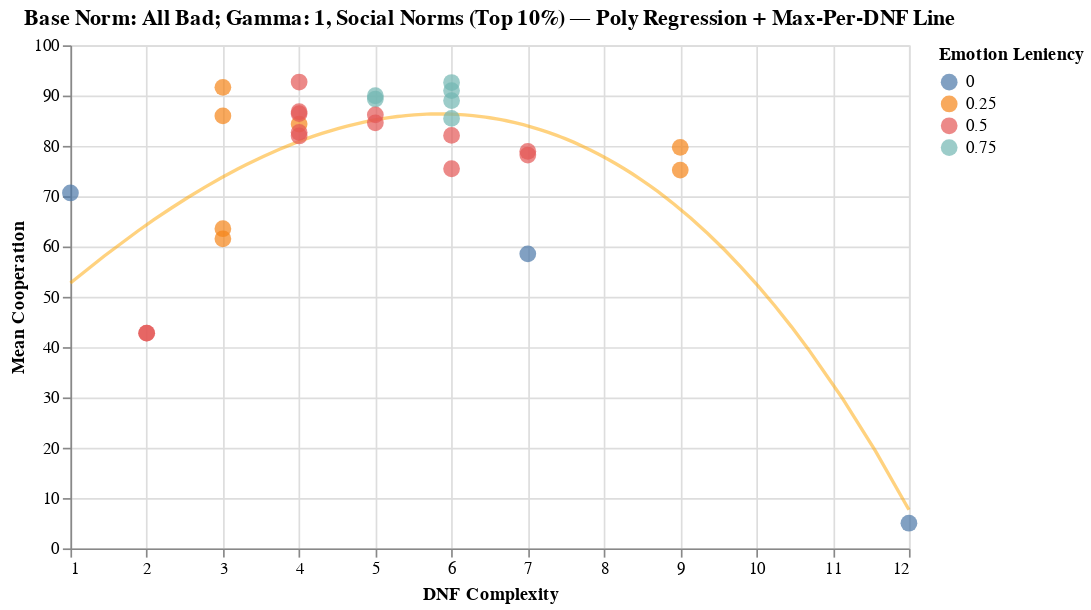

This figure's notebook cell:
### Markdown cell above
## 📊 Emergent Norms: DNF Complexity vs Cooperation  
This section selects a **base social norm** (e.g., Image Scoring, Stern Judging) and visualizes how all **emergent 8-bit norms** derived from it perform.

For each emergent norm:
- All simulation runs are grouped.
- The **mean cooperation ratio** is computed.
- The **DNF complexity** (number of literals in simplified DNF) is retrieved.

The scatterplot shows:
- **x-axis:** DNF complexity  
- **y-axis:** mean cooperation  
- **each point:** one emergent 8-bit social norm  

This helps reveal which evolved norms are both **simple** and **highly cooperative** under a chosen base norm.

### Code cell
# =============================
#   Scatterplot by Base Norm
# =============================

# 1. Choose base norm
chosen_base_norm = "All Bad"
chosen_gamma = 1

# Filter relevant runs
filtered = merged_df[merged_df["base_social_norm"] == chosen_base_norm].copy()
filtered = filtered[filtered.Z == 50]
filtered = filtered[filtered.gens == 1000]
filtered = filtered[filtered.gamma_center == chosen_gamma]
filtered = filtered[filtered.Emotion_Leniency != 1]

# 2. Average all runs per emergent norm
grouped = (
    filtered.groupby(["8bit_vector", "DNF_literals", "Emotion_Leniency"], as_index=False)
            .agg(mean_coop=("average_cooperation", "mean"))
)

# 3. Keep only the top 10% for each DNF complexity
def top_10_percent(df):
    if len(df) == 0:
        return df
    cutoff = np.quantile(df["mean_coop"], 0.9)
    return df[df["mean_coop"] >= cutoff]

grouped_top = (
    grouped.groupby("DNF_literals", group_keys=False)
           .apply(top_10_percent)
)

# NEW: Highest value per DNF (one per group)
top_per_dnf = (
    grouped_top.loc[grouped_top.groupby("DNF_literals")["mean_coop"].idxmax()]
)

# Scatter plot
scatter = (
    alt.Chart(grouped_top)
    .mark_circle(size=100)
    .encode(
        x=alt.X("DNF_literals:Q", title="DNF Complexity"),
        y=alt.Y("mean_coop:Q", title="Mean Cooperation",
                scale=alt.Scale(domain=[0, 100])),
        color=alt.Color("Emotion_Leniency:N", title="Emotion Leniency"),
        tooltip=[
            "8bit_vector",
            "DNF_literals",
            "Emotion_Leniency",
            alt.Tooltip("mean_coop:Q", format=".4f")
        ]
    )
)

# Polynomial regression (degree 2)
poly_reg = (
    alt.Chart(grouped_top)
    .transform_regression(
        "DNF_literals",
        "mean_coop",
        method="poly"
    )
    .mark_line(size=2, color="orange", opacity=0.5)
    .encode(
        x="DNF_literals:Q",
        y="mean_coop:Q"
    )
)

# NEW: Line connecting the top points
topline = (
    alt.Chart(top_per_dnf)
    .mark_line(point=True, size=2, color="gray", opacity=0.8)
    .encode(
        x="DNF_literals:Q",
        y="mean_coop:Q",
        tooltip=["DNF_literals", "mean_coop"]
    )
)

# Combine
plot = (
    (poly_reg + scatter)
    .properties(
        width=500,
        height=300,
        title=f"Base Norm: {chosen_base_norm}; Gamma: {chosen_gamma}, Social Norms (Top 10%) — Poly Regression + Max-Per-DNF Line"
    )
)

plot

### Figure 1 — Vega-Lite specification as saved in the notebook (floating-point values rounded to 4 significant figures)
{"config": {"view": {"continuousWidth": 400, "continuousHeight": 300}}, "layer": [{"mark": {"type": "line", "color": "orange", "opacity": 0.5, "size": 2}, "encoding": {"x": {"field": "DNF_literals", "type": "quantitative"}, "y": {"field": "mean_coop", "type": "quantitative"}}, "transform": [{"on": "DNF_literals", "regression": "mean_coop", "method": "poly"}]}, {"mark": {"type": "circle", "size": 100}, "encoding": {"color": {"field": "Emotion_Leniency", "title": "Emotion Leniency", "type": "nominal"}, "tooltip": [{"field": "8bit_vector", "type": "nominal"}, {"field": "DNF_literals", "type": "quantitative"}, {"field": "Emotion_Leniency", "type": "quantitative"}, {"field": "mean_coop", "format": ".4f", "type": "quantitative"}], "x": {"field": "DNF_literals", "title": "DNF Complexity", "type": "quantitative"}, "y": {"field": "mean_coop", "scale": {"domain": [0, 100]}, "title": "Mean Cooperation", "type": "quantitative"}}}], "data": {"name": "data-aaf4b1be5eaf7020acda79487ac5ee23"}, "height": 300, "title": "Base Norm: All Bad; Gamma: 1, Social Norms (Top 10%) — Poly Regression + Max-Per-DNF Line", "width": 500, "$schema": "https://vega.github.io/schema/vega-lite/v4.17.0.json", "datasets": {"data-aaf4b1be5eaf7020acda79487ac5ee23": [{"8bit_vector": "10101010", "DNF_literals": 1, "Emotion_Leniency": 0.0, "mean_coop": 70.64}, {"8bit_vector": "01011111", "DNF_literals": 2, "Emotion_Leniency": 0.5, "mean_coop": 42.78}, {"8bit_vector": "10101111", "DNF_literals": 2, "Emotion_Leniency": 0.5, "mean_coop": 42.79}, {"8bit_vector": "01010111", "DNF_literals": 3, "Emotion_Leniency": 0.25, "mean_coop": 63.54}, {"8bit_vector": "10101011", "DNF_literals": 3, "Emotion_Leniency": 0.25, "mean_coop": 61.53}, {"8bit_vector": "11010101", "DNF_literals": 3, "Emotion_Leniency": 0.25, "mean_coop": 85.96}, {"8bit_vector": "11101010", "DNF_literals": 3, "Emotion_Leniency": 0.25, "mean_coop": 91.64}, {"8bit_vector": "10001010", "DNF_literals": 4, "Emotion_Leniency": 0.25, "mean_coop": 84.33}, {"8bit_vector": "10001011", "DNF_literals": 4, "Emotion_Leniency": 0.5, "mean_coop": 81.98}, {"8bit_vector": "11000101", "DNF_literals": 4, "Emotion_Leniency": 0.5, "mean_coop": 92.69}, {"8bit_vector": "11001010", "DNF_literals": 4, "Emotion_Leniency": 0.5, "mean_coop": 86.8}, {"8bit_vector": "11010001", "DNF_literals": 4, "Emotion_Leniency": 0.5, "mean_coop": 86.41}, {"8bit_vector": "11100010", "DNF_literals": 4, "Emotion_Leniency": 0.5, "mean_coop": 82.69}, {"8bit_vector": "01000011", "DNF_literals": 5, "Emotion_Leniency": 0.75, "mean_coop": 89.32}, {"8bit_vector": "10000011", "DNF_literals": 5, "Emotion_Leniency": 0.75, "mean_coop": 89.97}, {"8bit_vector": "11010111", "DNF_literals": 5, "Emotion_Leniency": 0.5, "mean_coop": 86.17}, {"8bit_vector": "11101011", "DNF_literals": 5, "Emotion_Leniency": 0.5, "mean_coop": 84.58}, {"8bit_vector": "01000001", "DNF_literals": 6, "Emotion_Leniency": 0.5, "mean_coop": 82.08}, {"8bit_vector": "10000010", "DNF_literals": 6, "Emotion_Leniency": 0.5, "mean_coop": 75.46}, {"8bit_vector": "11000111", "DNF_literals": 6, "Emotion_Leniency": 0.75, "mean_coop": 92.6}, {"8bit_vector": "11001011", "DNF_literals": 6, "Emotion_Leniency": 0.75, "mean_coop": 90.99}, {"8bit_vector": "11010011", "DNF_literals": 6, "Emotion_Leniency": 0.75, "mean_coop": 89.01}, {"8bit_vector": "11100011", "DNF_literals": 6, "Emotion_Leniency": 0.75, "mean_coop": 85.47}, {"8bit_vector": "10101001", "DNF_literals": 7, "Emotion_Leniency": 0.0, "mean_coop": 58.55}, {"8bit_vector": "11000110", "DNF_literals": 7, "Emotion_Leniency": 0.5, "mean_coop": 78.18}, {"8bit_vector": "11001001", "DNF_literals": 7, "Emotion_Leniency": 0.5, "mean_coop": 78.92}, {"8bit_vector": "11010110", "DNF_literals": 9, "Emotion_Leniency": 0.25, "mean_coop": 75.2}, {"8bit_vector": "11101001", "DNF_literals": 9, "Emotion_Leniency": 0.25, "mean_coop": 79.71}, {"8bit_vector": "10010110", "DNF_literals": 12, "Emotion_Leniency": 0.0, "mean_coop": 4.997}]}}
